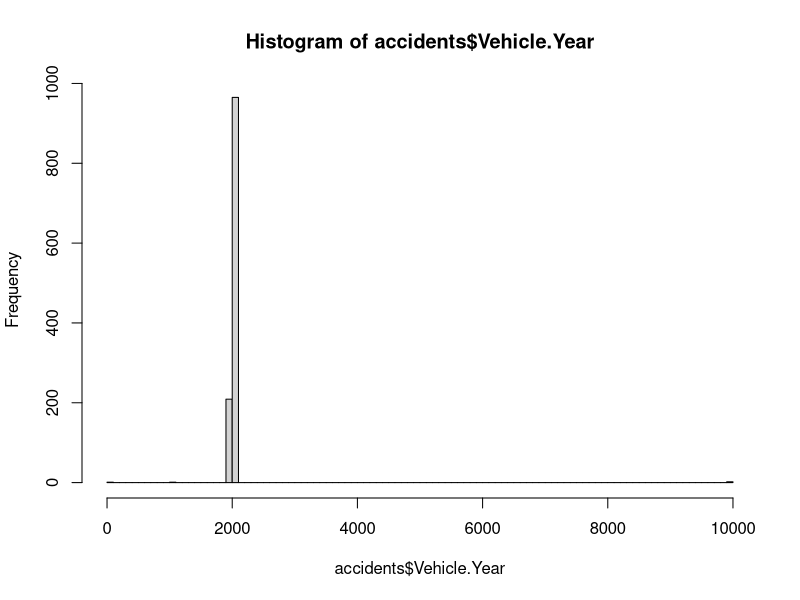

Generate this figure with R: (Note: this script raises an error after producing the figure.)
#Read Data
traffic <- read.csv("Data/select_traffic.csv", 
                    stringsAsFactors = FALSE)

#Remove NA rows from dataset
traffic_no_na <- na.exclude(object = traffic)

#Subset traffic_no_na data to a new dataset called ‘accidents’ 
#where a row is only kept if there was an accident.

accidents <- subset(traffic_no_na, traffic_no_na$Accident == "Yes")
accidents$X <- NULL

#Make Vehicle Year numeric, if needed 
accidents$Vehicle.Year <- as.numeric(accidents$Vehicle.Year)

#Make preliminary histogram to plot values and check for outliers
hist(accidents$Vehicle.Year, freq = TRUE, breaks = 100)

#Recode Vehicle.Year to change entries with impossible values
accidents$Vehicle.Year[accidents$Vehicle.Year < 1932] <- "1932"
accidents$Vehicle.Year[accidents$Vehicle.Year > 2021] <- "2021" 

#Remake histogram with re-coded values, if giving error, run line 15
hist(x = accidents$Vehicle.Year, freq = TRUE, breaks = 40, 
     xlab = "Vehicle.Year recoded for impossible values")

#Make new column using lubridate to pull months from $Date.of.stop
library(lubridate)

#Plot histogram charting frequency 
hist(x = accidents$`Month of Stop`, freq = TRUE, breaks = 40, 
     xlab = "Frequency of Month of Stop in each Accident")

#How many rows are in traffic_no_na & accidents respectively?
nrow(traffic_no_na)
nrow(accidents)

#How many accidents occurred in 1999?
sum(accidents$Vehicle.Year == "1999")

#Which month has the most accidents? December
tail(names(sort(table(accidents$`Month of Stop`))), 1)

#Write accidents to new dataset
write.csv(accidents, "Data/accidents.csv")
